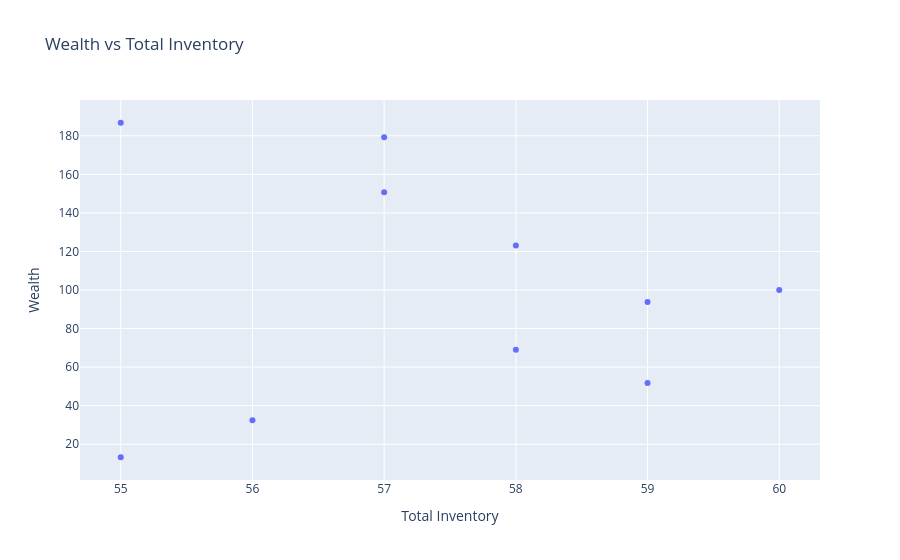

Here is the notebook cell this chart was saved with:
### Code cell
# Wealth vs total inventory
wealths = np.array([tw.trader.wealth for tw in tws])
stocks = np.array([tw.warehouse.inv.stock_level.sum() for tw in tws])

fig = go.Figure()
fig.add_trace(go.Scatter(
    x=stocks,
    y=wealths,
    mode="markers",
))
fig.update_layout(
    title="Wealth vs Total Inventory",
    xaxis_title="Total Inventory",
    yaxis_title="Wealth",
)
fig.show()

### Figure 1 — Plotly figure (JSON) as saved in the notebook; plotly's stock layout.template omitted (floating-point values rounded to 4 significant figures)
{"data": [{"mode": "markers", "type": "scatter", "x": [60.0, 58.0, 56.0, 57.0, 59.0, 58.0, 55.0, 57.0, 59.0, 55.0], "y": [100.0, 69.05, 32.49, 150.7, 93.78, 123.0, 13.24, 179.2, 51.77, 186.8]}], "layout": {"title": {"text": "Wealth vs Total Inventory"}, "xaxis": {"title": {"text": "Total Inventory"}}, "yaxis": {"title": {"text": "Wealth"}}}}
